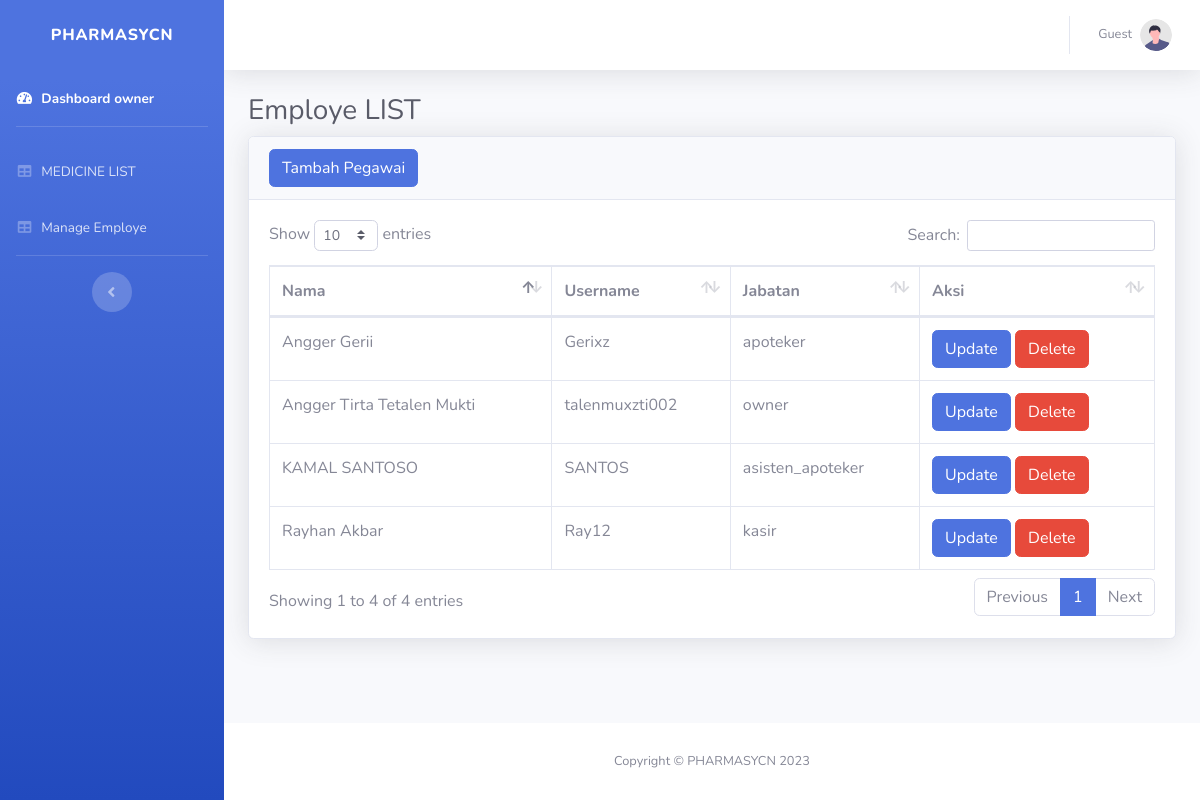
The app's page /manageEmploye.php with its own data.
### tables this page shows
CREATE TABLE `person` (
  `id_aktor` int(11) NOT NULL,
  `Username` varchar(30) NOT NULL,
  `password` varchar(30) NOT NULL,
  `Nama` varchar(30) NOT NULL,
  `Jabatan` varchar(20) NOT NULL
);

### manageEmploye.php (the view, shortened to what this page needs)
<?php
    require 'Fungction.php';
    $name = isset($_SESSION['name']) ? $_SESSION['name'] : 'Guest';
?>
<!DOCTYPE html>
<html lang="en">
<head>
    <link href="vendor/fontawesome-free/css/all.min.css" rel="stylesheet" type="text/css">
    <link href="css/sb-admin-2.min.css" rel="stylesheet">
    <link href="vendor/datatables/dataTables.bootstrap4.min.css" rel="stylesheet">
</head>
<body id="page-top">
    <div id="wrapper">
        <ul class="navbar-nav bg-gradient-primary sidebar sidebar-dark accordion" id="accordionSidebar">
            <a class="sidebar-brand d-flex align-items-center justify-content-center" href="owner.php">
                <div class="sidebar-brand-text mx-3">PHARMASYCN</div>
            </a>
            <li class="nav-item active">
                <a class="nav-link" href="owner.php">
                    <i class="fas fa-fw fa-tachometer-alt"></i>
                    <span>Dashboard owner</span></a>
            </li>
            <hr class="sidebar-divider">
            <li class="nav-item">
                <a class="nav-link" href="Ownnerlistobat.php">
                    <i class="fas fa-fw fa-table"></i>
                    <span>MEDICINE LIST</span></a>
            </li>
            <li class="nav-item">
                <a class="nav-link" href="manageEmploye.php">
                    <i class="fas fa-fw fa-table"></i>
                    <span>Manage Employe</span></a>
            </li>
            <hr class="sidebar-divider d-none d-md-block">
            <div class="text-center d-none d-md-inline">
                <button class="rounded-circle border-0" id="sidebarToggle"></button>
            </div>
        </ul>
        <div id="content-wrapper" class="d-flex flex-column">
            <div id="content">
                <nav class="navbar navbar-expand navbar-light bg-white topbar mb-4 static-top shadow">
                    <ul class="navbar-nav ml-auto">
                        <li class="nav-item dropdown no-arrow">
                            <a class="nav-link dropdown-toggle" href="#" id="userDropdown" role="button"
                                data-toggle="dropdown" aria-haspopup="true" aria-expanded="false">
                                <span class="mr-2 d-none d-lg-inline text-gray-600 small"><?php echo htmlspecialchars($name); ?></span>
                                <img class="img-profile rounded-circle"
                                    src="img/undraw_profile.svg">
                            </a>
                        </li>
                    </ul>
                </nav>
                <div class="container-fluid">
                    <h1 class="h3 mb-2 text-gray-800">Employe LIST</h1>
                    <div class="card shadow mb-4">
                        <div class="card-header">
                            <button type="button" class="btn btn-primary" data-toggle="modal" data-target="#myModal">
                                Tambah Pegawai
                            </button>
                        </div>
                        <div class="card-body">
                        <div class="table-responsive">
                                <table class="table table-bordered" id="dataTable" width="100%" cellspacing="0">
                                    <thead>
                                        <tr>
                                            <th>Nama</th>
                                            <th>Username</th>
                                            <th>Jabatan</th>
                                            <th>Aksi</th>
                                        </tr>
                                    </thead>
                                    <tbody>
                                        <?php
                                            $ambildataobat = mysqli_query($conn, "SELECT * FROM person");
                                            while ($fetcharray = mysqli_fetch_array($ambildataobat)){
                                                $id = $fetcharray['id_aktor'];
                                                $Username = $fetcharray['Username'];
                                                $Nama = $fetcharray['Nama'];
                                                $jabatan = $fetcharray['Jabatan'];
                                        ?>
                                        <tr>
                                            <td><?=$Nama;?></td>
                                            <td><?=$Username;?></td>
                                            <td><?=$jabatan;?></td>
                                            <td>
                                                <button type="button" class="btn btn-primary" data-toggle="modal" data-target="#updateModal<?=$id;?>">
                                                    Update
                                                </button>
                                                <button type="button" class="btn btn-danger" data-toggle="modal" data-target="#deleteModal<?=$id;?>">
                                                    Delete
                                                </button>
                                            </td>
                                        </tr>
                                        <?php
                                            };
                                        ?>
                                    </tbody>
                                </table>
                            </div>
                        </div>
                    </div>
                </div>
            </div>
            <footer class="sticky-footer bg-white">
                <div class="container my-auto">
                    <div class="copyright text-center my-auto">
                        <span>Copyright &copy; PHARMASYCN 2023</span>
                    </div>
                </div>
            </footer>
        </div>
    </div>
</body>
</html>

### records on screen
person: Nama "Angger Tirta Tetalen Mukti", Username "talenmuxzti002", Jabatan "owner"
person: Nama "Angger Gerii", Username "Gerixz", Jabatan "apoteker"
person: Nama "KAMAL SANTOSO", Username "SANTOS", Jabatan "asisten_apoteker"
person: Nama "Rayhan Akbar", Username "Ray12", Jabatan "kasir"

### other values on screen
$name "Guest"
